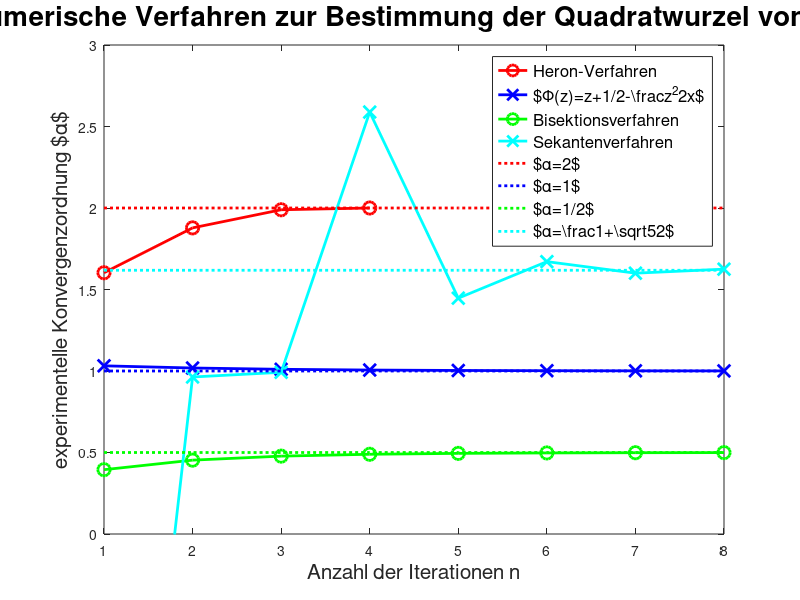

MATLAB code for this plot:
% experimentelle Konvergenzordnungen verschiedener Verfahren
% zur Berechnung der Quadratwurzel einer positiven reellen Zahl x.

x = 5; % Quadratwurzel von x soll berechnet werden
n = 10; % Anzahl der berechneten Folgenglieder


%%%%%%%%%%%%%%%%%%%%%%%%%%%%%%%%%%%%%%%%%%%%%%%%%%%%%%
%%%%%%%%%%%%%%%%%%%%%%%%%%%%%%%%%%%%%%%%%%%%%%%%%%%%%%
%%%%%%%%%%%%%%%%%%%%%%%%%%%%%%%%%%%%%%%%%%%%%%%%%%%%%%

%% Heron-Verfahren: x_{n+1} = (x_n + x/x_n) / 2
x0 = x; % Anfangswert x0

xn = zeros(1,n); % Heron-Folge
xn(1) = x0;
for i = 2:n
    xn(i) = (xn(i-1) + x/xn(i-1)) / 2;
end

en = abs(xn - sqrt(x)); % Fehler
alpha = zeros(1,n-2); % Konvergenzordnung
for i = 1:(n-2)
    alpha(i) = log(en(i+1)/en(i+2)) / log(en(i)/en(i+1));
end

plot(1:(n-2),alpha,'ro-','LineWidth',2,'MarkerSize',9)
hold on

%%%%%%%%%%%%%%%%%%%%%%%%%%%%%%%%%%%%%%%%%%%%%%%%%%%%%%
%%%%%%%%%%%%%%%%%%%%%%%%%%%%%%%%%%%%%%%%%%%%%%%%%%%%%%
%%%%%%%%%%%%%%%%%%%%%%%%%%%%%%%%%%%%%%%%%%%%%%%%%%%%%%

%% Fixpunktverfahren x_{n+1} = phi(x_n) := 1/2 - (x_n)^2/(2*x)  + x_n
% phi'(sqrt(x)) = 1 - 1/sqrt(x) < 1
xn(1) = 2;
for i = 2:n
    xn(i) = 1/2 - xn(i-1)^2/x/2  + xn(i-1);
end

en = abs(xn - sqrt(x)); % Fehler
alpha = zeros(1,n-2); % Konvergenzordnung
for i = 1:(n-2)
    alpha(i) = log(en(i+1)/en(i+2)) / log(en(i)/en(i+1));
end

plot(1:(n-2),alpha,'bx-','LineWidth',2,'MarkerSize',9)

%%%%%%%%%%%%%%%%%%%%%%%%%%%%%%%%%%%%%%%%%%%%%%%%%%%%%%
%%%%%%%%%%%%%%%%%%%%%%%%%%%%%%%%%%%%%%%%%%%%%%%%%%%%%%
%%%%%%%%%%%%%%%%%%%%%%%%%%%%%%%%%%%%%%%%%%%%%%%%%%%%%%

%% Bisektionsverfahren
ab = [0 x]; % Intervall
for i = 1:n
    mid = mean(ab);
    if mid^2 < x^2
        ab(1) = mid; % untere Grenze wird angepasst
    else
        ab(2) = mid; % obere Grenze wird angepasst 
    end
    xn(i) = mean(ab); % Mitte des Intervalls als Approximation der Wurzel
end

en = abs(xn - sqrt(x)); % Fehler
alpha = zeros(1,n-2); % Konvergenzordnung
for i = 1:(n-2)
    alpha(i) = log(en(i+1)/en(i+2)) / log(en(i)/en(i+1));
end

plot(1:(n-2),alpha,'go-','LineWidth',2,'MarkerSize',9)

%%%%%%%%%%%%%%%%%%%%%%%%%%%%%%%%%%%%%%%%%%%%%%%%%%%%%%
%%%%%%%%%%%%%%%%%%%%%%%%%%%%%%%%%%%%%%%%%%%%%%%%%%%%%%
%%%%%%%%%%%%%%%%%%%%%%%%%%%%%%%%%%%%%%%%%%%%%%%%%%%%%%

%% Sekantenverfahren
xn(1) = 0;
xn(2) = x;
for i = 3:n
    xn(i) = xn(i-1) - (xn(i-1)-xn(i-2))/(xn(i-1)^2-xn(i-2)^2)*(xn(i-1)^2-x)
end

en = abs(xn - sqrt(x)); % Fehler
alpha = zeros(1,n-2); % Konvergenzordnung
for i = 1:(n-2)
    alpha(i) = log(en(i+1)/en(i+2)) / log(en(i)/en(i+1));
end

plot(1:(n-2),alpha,'cx-','LineWidth',2,'MarkerSize',9)


%%%%%%%%%%%%%%%%%%%%%%%%%%%%%%%%%%%%%%%%%%%%%%%%%%%%%%
%%%%%%%%%%%%%%%%%%%%%%%%%%%%%%%%%%%%%%%%%%%%%%%%%%%%%%
%%%%%%%%%%%%%%%%%%%%%%%%%%%%%%%%%%%%%%%%%%%%%%%%%%%%%%



plot(1:n,2*ones(1,n),'r:','LineWidth',2) % alpha = 2
plot(1:n,ones(1,n),'b:','LineWidth',2) % alpha = 1
plot(1:n,1/2*ones(1,n),'g:','LineWidth',2) % alpha = 1/2
plot(1:n,(1+sqrt(5))/2*ones(1,n),'c:','LineWidth',2) % alpha = (1+sqrt(5))/2
hold off

title(sprintf(['Numerische Verfahren zur Bestimmung der ' ...
    'Quadratwurzel von x=%d'],x),"FontSize",20)
legend('Heron-Verfahren','$\Phi(z)=z+1/2-\frac{z^2}{2x}$', ...
    'Bisektionsverfahren','Sekantenverfahren','$\alpha=2$', ...
    '$\alpha=1$','$\alpha=1/2$','$\alpha=\frac{1+\sqrt{5}}{2}$', ...
    'Location','northeast','FontSize',12)
xlabel('Anzahl der Iterationen n','FontSize',15)
ylabel('experimentelle Konvergenzordnung $\alpha$','FontSize',15)
ylim([0 3])
xlim([1 n-2])
xticks(1:n)